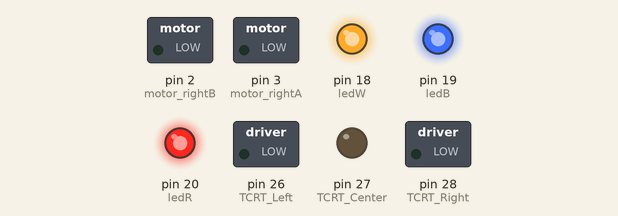
This sketch was run on a simulated Arduino Mega 2560, built with avr-gcc and run on an emulated ATmega2560. On the bench: switched loads named in the sketch (green lamp = pin HIGH), output pins drawn as LEDs (lit = HIGH).

Above: at 0.1 s.
Timing chart, 0 to 1.6 s (numbered marks = the images above):
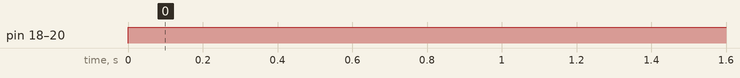

The sketch:

TCRT_LED_MOTORS_code.ino
```cpp
// LED pins
int ledR = 20;
int ledW = 18;
int ledB = 19;

// motor pins
int motor_leftA = 0;   // pin0
int motor_leftB = 1;   // pin1
int motor_rightB = 2;  // pin2
int motor_rightA = 3;  // pin3

// TCRT pins
int TCRT_Left = 26;
int TCRT_Center = 27;
int TCRT_Right = 28;
int TCRT_Output;


void setup() {

  Serial.begin(9600);

  // TCRTS
  pinMode(TCRT_Left, OUTPUT);
  pinMode(TCRT_Center, OUTPUT);
  pinMode(TCRT_Right, OUTPUT);

  // motors
  pinMode(motor_leftA, OUTPUT);
  pinMode(motor_leftB, OUTPUT);
  pinMode(motor_rightA, OUTPUT);
  pinMode(motor_rightB, OUTPUT);

  // LEDS
  pinMode(ledR, OUTPUT);
  pinMode(ledW, OUTPUT);
  pinMode(ledB, OUTPUT);
}

void loop() {

  //checkTcrt();

  //checkDistance();

  //turnLeft();

  allLeds();


}


// functions
void checkTcrt(){
  Serial.print(" Right Reading ");
  Serial.print(analogRead(TCRT_Right));
  Serial.print("| Left Reading ");
  Serial.print(analogRead(TCRT_Left));
  Serial.print("| Center Reading ");
  Serial.println(analogRead(TCRT_Center));
  delay(500);
}

void checkDistance(){
  if (analogRead(TCRT_Right) < 980){
    digitalWrite(ledW, LOW);
  }
  if (analogRead(TCRT_Right) > 980){
    digitalWrite(ledW, HIGH);
  }
  if (analogRead(TCRT_Left) < 990){
    digitalWrite(ledB, LOW);
  }
  if (analogRead(TCRT_Left) > 990){
    digitalWrite(ledB, HIGH);
  }
  if (analogRead(TCRT_Center) < 1005){
    digitalWrite(ledR, LOW);
  }
  if (analogRead(TCRT_Center) > 1005){
    digitalWrite(ledR, HIGH);
  }
}

void turnLeft(){
  analogWrite(motor_leftA, -35);
  analogWrite(motor_leftB, 35);
  analogWrite(motor_rightA, 35);
  analogWrite(motor_rightB, -35);
}

void turnRight(){
  analogWrite(motor_leftA, 35);
  analogWrite(motor_leftB, -35);
  analogWrite(motor_rightA, -35);
  analogWrite(motor_rightB, 35);
}

void motorsForward(){

  digitalWrite(motor_leftA, HIGH);
  digitalWrite(motor_leftB, LOW);
  digitalWrite(motor_rightA, HIGH);
  digitalWrite(motor_rightB, LOW);

}

void allLeds(){
  digitalWrite(ledR, HIGH);
  digitalWrite(ledW, HIGH);
  digitalWrite(ledB, HIGH);
}
```

Measured:
- by itself, pin 18 (ledW), pin 19 (ledB), pin 20 (ledR): LOW → HIGH at 0.00 s
